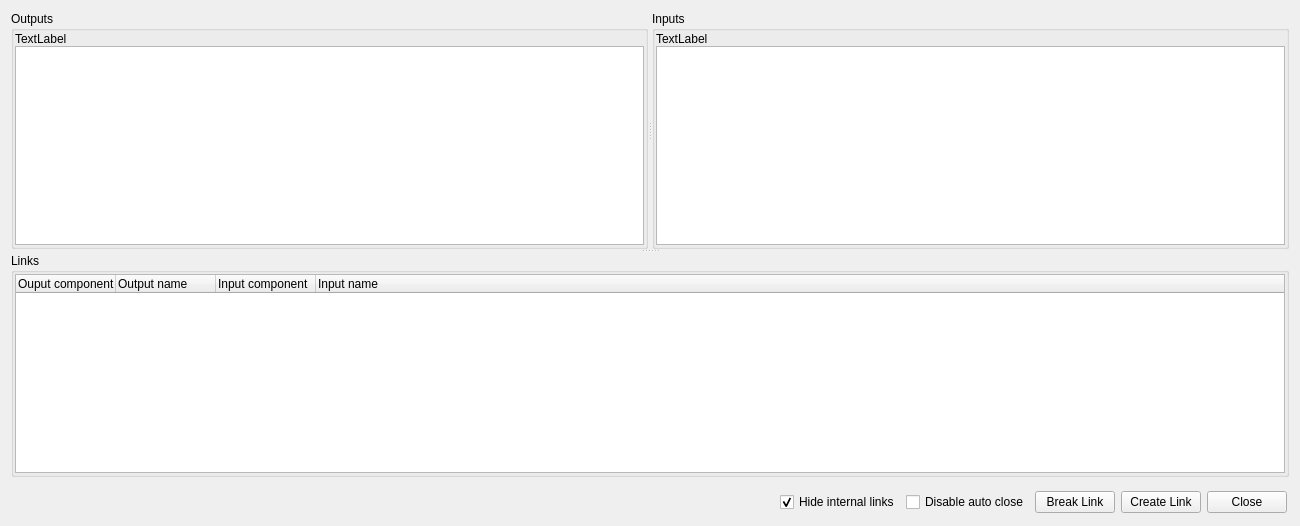
<?xml version="1.0" encoding="UTF-8"?>
<ui version="4.0">
 <class>UComponentLinksWidget</class>
 <widget class="QWidget" name="UComponentLinksWidget">
  <property name="geometry">
   <rect>
    <x>0</x>
    <y>0</y>
    <width>1300</width>
    <height>526</height>
   </rect>
  </property>
  <property name="windowTitle">
   <string>Form</string>
  </property>
  <layout class="QVBoxLayout" name="verticalLayout_4">
   <item>
    <widget class="QSplitter" name="splitter_2">
     <property name="orientation">
      <enum>Qt::Vertical</enum>
     </property>
     <widget class="QSplitter" name="splitter">
      <property name="orientation">
       <enum>Qt::Horizontal</enum>
      </property>
      <widget class="QGroupBox" name="groupBox">
       <property name="title">
        <string>Outputs</string>
       </property>
       <layout class="QVBoxLayout" name="verticalLayout">
        <property name="spacing">
         <number>0</number>
        </property>
        <property name="leftMargin">
         <number>1</number>
        </property>
        <property name="topMargin">
         <number>1</number>
        </property>
        <property name="rightMargin">
         <number>1</number>
        </property>
        <property name="bottomMargin">
         <number>1</number>
        </property>
        <item>
         <widget class="QLabel" name="labelOutputsComponentName">
          <property name="text">
           <string>TextLabel</string>
          </property>
         </widget>
        </item>
        <item>
         <widget class="QTreeWidget" name="treeWidgetOutputs">
          <property name="rootIsDecorated">
           <bool>true</bool>
          </property>
          <property name="headerHidden">
           <bool>true</bool>
          </property>
          <property name="expandsOnDoubleClick">
           <bool>false</bool>
          </property>
          <property name="columnCount">
           <number>2</number>
          </property>
          <attribute name="headerVisible">
           <bool>false</bool>
          </attribute>
          <attribute name="headerHighlightSections">
           <bool>true</bool>
          </attribute>
          <column>
           <property name="text">
            <string notr="true">Name</string>
           </property>
          </column>
          <column>
           <property name="text">
            <string notr="true">Type</string>
           </property>
          </column>
         </widget>
        </item>
       </layout>
      </widget>
      <widget class="QGroupBox" name="groupBox_2">
       <property name="title">
        <string>Inputs</string>
       </property>
       <layout class="QVBoxLayout" name="verticalLayout_2">
        <property name="spacing">
         <number>0</number>
        </property>
        <property name="leftMargin">
         <number>1</number>
        </property>
        <property name="topMargin">
         <number>1</number>
        </property>
        <property name="rightMargin">
         <number>1</number>
        </property>
        <property name="bottomMargin">
         <number>1</number>
        </property>
        <item>
         <widget class="QLabel" name="labelInputsComponentName">
          <property name="text">
           <string>TextLabel</string>
          </property>
         </widget>
        </item>
        <item>
         <widget class="QTreeWidget" name="treeWidgetInputs">
          <property name="headerHidden">
           <bool>true</bool>
          </property>
          <property name="expandsOnDoubleClick">
           <bool>false</bool>
          </property>
          <property name="columnCount">
           <number>3</number>
          </property>
          <attribute name="headerVisible">
           <bool>false</bool>
          </attribute>
          <attribute name="headerHighlightSections">
           <bool>true</bool>
          </attribute>
          <column>
           <property name="text">
            <string notr="true">Name</string>
           </property>
          </column>
          <column>
           <property name="text">
            <string notr="true">Type</string>
           </property>
          </column>
          <column>
           <property name="text">
            <string>is Connected</string>
           </property>
          </column>
         </widget>
        </item>
       </layout>
      </widget>
     </widget>
     <widget class="QGroupBox" name="groupBox_3">
      <property name="title">
       <string>Links</string>
      </property>
      <layout class="QVBoxLayout" name="verticalLayout_3">
       <property name="spacing">
        <number>0</number>
       </property>
       <property name="leftMargin">
        <number>1</number>
       </property>
       <property name="topMargin">
        <number>1</number>
       </property>
       <property name="rightMargin">
        <number>1</number>
       </property>
       <property name="bottomMargin">
        <number>1</number>
       </property>
       <item>
        <widget class="QTreeWidget" name="treeWidgetLinks">
         <column>
          <property name="text">
           <string>Ouput component</string>
          </property>
         </column>
         <column>
          <property name="text">
           <string>Output name</string>
          </property>
         </column>
         <column>
          <property name="text">
           <string>Input component</string>
          </property>
         </column>
         <column>
          <property name="text">
           <string>Input name</string>
          </property>
         </column>
        </widget>
       </item>
      </layout>
     </widget>
    </widget>
   </item>
   <item>
    <layout class="QHBoxLayout" name="horizontalLayout">
     <property name="topMargin">
      <number>8</number>
     </property>
     <property name="rightMargin">
      <number>2</number>
     </property>
     <property name="bottomMargin">
      <number>2</number>
     </property>
     <item>
      <spacer name="horizontalSpacer">
       <property name="orientation">
        <enum>Qt::Horizontal</enum>
       </property>
       <property name="sizeHint" stdset="0">
        <size>
         <width>40</width>
         <height>20</height>
        </size>
       </property>
      </spacer>
     </item>
     <item>
      <widget class="QCheckBox" name="hideInternalLinksCheckBox">
       <property name="text">
        <string>Hide internal links</string>
       </property>
       <property name="checked">
        <bool>true</bool>
       </property>
      </widget>
     </item>
     <item>
      <widget class="QCheckBox" name="autoCloseDisableCheckBox">
       <property name="text">
        <string>Disable auto close</string>
       </property>
      </widget>
     </item>
     <item>
      <widget class="QPushButton" name="pushButtonBreakLink">
       <property name="text">
        <string>Break Link</string>
       </property>
      </widget>
     </item>
     <item>
      <widget class="QPushButton" name="pushButtonCreateLink">
       <property name="text">
        <string>Create Link</string>
       </property>
      </widget>
     </item>
     <item>
      <widget class="QPushButton" name="pushButtonCancel">
       <property name="text">
        <string>Close</string>
       </property>
      </widget>
     </item>
    </layout>
   </item>
  </layout>
 </widget>
 <resources/>
 <connections/>
</ui>
